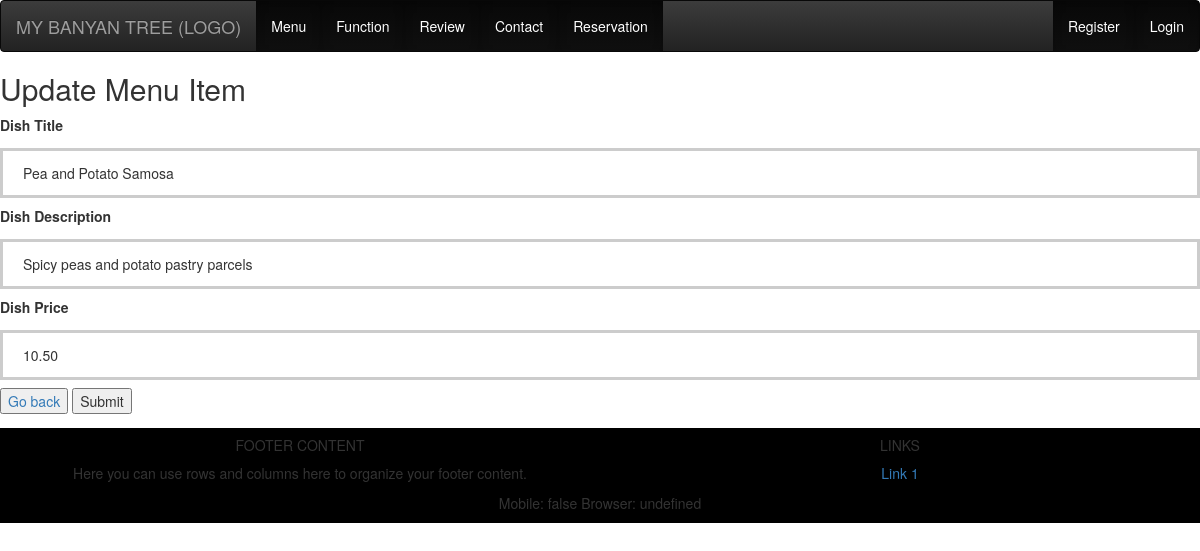
/admin/menuitem_manage_editform.php?id=19, run on the app's committed database.
### tables this page shows
CREATE TABLE `menu` (
  `dishID` int(10) NOT NULL,
  `dishtitle` varchar(30) NOT NULL,
  `dishdescription` text NOT NULL,
  `dishprice` varchar(6) NOT NULL
);

### admin/menuitem_manage_editform.php (the view, shortened to what this page needs)
<head>
</head>
<?php
include( '../view/pages/navigationbar.php' );
include( '../model/dbconnection.php' );
$sql = "SELECT * FROM menu WHERE dishID=:id";
$stmt = $conn->prepare( $sql );
$stmt->bindParam( ':id', $_GET[ 'id' ], PDO::PARAM_INT );
$stmt->execute();
$menuitem = $stmt->fetchAll();
?>
<body>
	<form method="post" action="menuitem_manage_edit_process.php?id=<?php echo $_GET['id']; ?>">
		<h2> Update Menu Item </h2>
		<label for="dishtitle">Dish Title</label>
		<input type="text" id="dishtitle" name="dishtitle" value="<?php echo $menuitem[0]['dishtitle']; ?>">
		<label for="dishdescription">Dish Description</label>
		<input type="text" id="dishdescription" name="dishdescription" value="<?php echo $menuitem[0]['dishdescription']; ?>">
		<label for="dishprice">Dish Price</label>
		<input type="text" id="dishprice" name="dishprice" value="<?php echo $menuitem[0]['dishprice']; ?>">
		<a href="menuitem_manage.php"><button type="button">Go back</button></a>
		<button type="submit">Submit</button>
	</form>
	<?php include('../view/pages/footer.php');?>
</body>
</html>

### admin/menuitem_manage_editform.php (style rules this page uses)
input[type=text] { width: 100%; padding: 12px 20px; margin: 8px 0; box-sizing: border-box; border: 3px solid #ccc; -webkit-transition: 0.5s; transition: 0.5s; outline: none; }

### data on the page
menu: dishtitle "Pea and Potato Samosa", dishdescription "Spicy peas and potato pastry parcels", dishprice "10.50"
